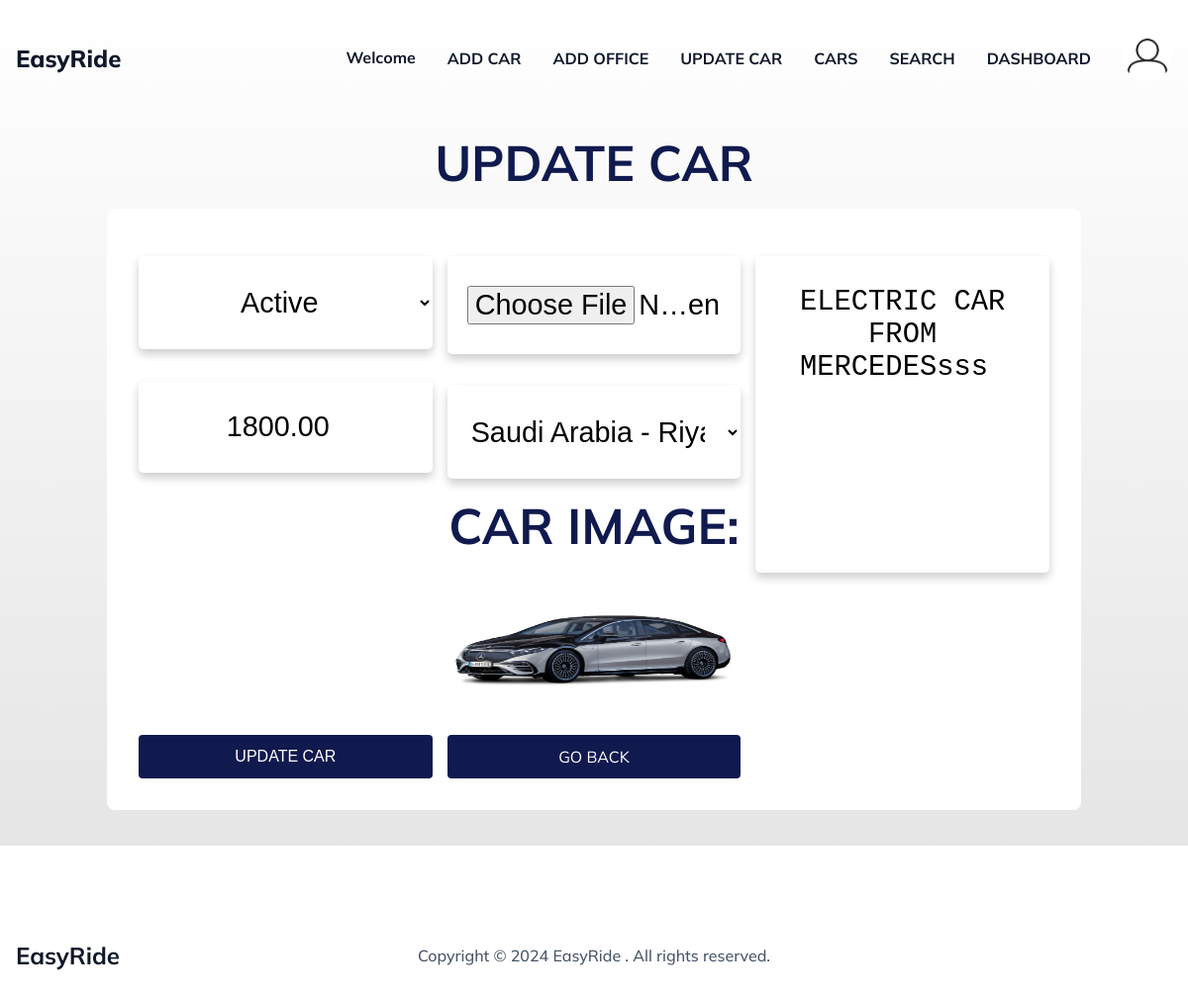
/admin_update_car.php?update=AAA 1234, run on the app's committed database.
### tables this page shows
CREATE TABLE `car` (
  `Year` int(11) NOT NULL,
  `Status` enum('Active','Out of Service','Rented') NOT NULL DEFAULT 'Active',
  `Car_Modle` varchar(150) NOT NULL,
  `Car_plate` varchar(20) NOT NULL,
  `Car_type` enum('SUV','Sport','Sedan','Electric') NOT NULL,
  `Car_price` decimal(10,2) NOT NULL,
  `Car_detals` text NOT NULL,
  `Car_office` int(11) NOT NULL,
  `Car_image` varchar(255) NOT NULL
);

### admin_update_car.php (the view, shortened to what this page needs)
<?php
include "connection.php";
$conn = new mysqli($servername, $username, $password, $dbname);
$officesQuery = "SELECT OfficeID, Location FROM Offices";
$officesResult = $conn->query($officesQuery);
?>
<!DOCTYPE html>
<html lang="en">
  <head>
    <link
      href="https://cdn.jsdelivr.net/npm/remixicon@4.3.0/fonts/remixicon.css"
      rel="stylesheet"
    />
    <link rel="stylesheet" href="styles.css" />
  </head>
  <body>
    <header>
    <nav>
        <div class="nav__header">
          <div class="nav__logo">
            <a href="#">EasyRide</a>
          </div>
        </div>
        <ul class="nav__links" id="nav-links">
        <a> Welcome <?php echo $_SESSION['admin_name']; ?></a>
        <li><a href="admin_addcar.php#add_Car">ADD CAR</a></li>
          <li><a href="admin_addcar.php#addOffice">ADD OFFICE</a></li>
          <li><a href="admin_addcar.php#Update_Car">UPDATE CAR</a></li>
          <li><a href="admin_addcar.php#Update_Car">CARS</a></li>
          <li><a href="admin.php">SEARCH</a></li>
          <li><a href="admindash.php">DASHBOARD</a></li>
        </ul>
        <ul>
          <div class="profile" onclick="toggleDropdown()">
              <img src="imges\profile.png" alt="User  Photo">
          </div>
        </ul>
      </nav>
 <div class="container">
 <section class="add-products" >
    <h1 class="heading">UPDATE CAR</h1>
    <?php
      $car_plate = $_GET['update'];
      $select_products = $conn->prepare("SELECT * FROM `car` WHERE Car_plate = ?");
      $select_products->bind_param("s", $car_plate);
      $select_products->execute();
      $result = $select_products->get_result();
      if($result->num_rows > 0){
         while($fetch_products = $result->fetch_assoc()){
   ?>
    <form action="" method="POST" enctype="multipart/form-data">
    <div class="box-container">
        <div class="inputBox">
            <select name="Status" id="Status" class="box" required>
            <option value="<?= $fetch_products['Status']; ?>" selected disabled><?= $fetch_products['Status']; ?> <option>
            </select>
            <input type="number" min="0" name="price" id="price" class="box" required placeholder="RENTING PRICE" value="<?= $fetch_products['Car_price']; ?>">
        </div>
        <div class="inputBox">
            <input type="file" value="<?= $fetch_products['Car_image']; ?>" name="image" id="image" class="box" accept="image/jpg, image/jpeg, image/png" >
            <select name="office" id="office" class="box" required>
                <?php
              if ($officesResult->num_rows > 0) {
               while ($office = $officesResult->fetch_assoc()) {
                $selected = ($fetch_products['Car_office'] == $office['OfficeID']) ? "selected" : "";
                      echo "<option value='" . $office['OfficeID'] . "' $selected>" . $office['Location'] . "</option>";
              }
}
?>
            </select>
            <div id="imageContainer" style="display: <?= $fetch_products['Car_image'] ? 'block' : 'none'; ?>;">
                <h3 class="heading">CAR IMAGE:</h3>
                <img id="imagePreview" src="uploads/<?= $fetch_products['Car_image']; ?>" alt="" width="150" height="150" >
            </div>
        </div>
        <div>
            <textarea name="details" id="details" class="box" required placeholder="UPDATE CAR DETAILS" cols="20" rows="5"><?= $fetch_products['Car_detals']; ?></textarea>
        </div>
        <input type="submit" class="btn" value="UPDATE CAR" name="update_car">
        <a href="admin_addcar.php" class="btn">GO BACK</a>
    </div>
              </form>
              <?php
         }
      }else{
         echo '<p class="heading">No Products Found!</p>';
      }
   ?>
              </section>
  </header>
  <footer>
      <div class="section__container footer__bar">
        <h4>EasyRide</h4>
        <p>Copyright © 2024 EasyRide . All rights reserved.</p>
      </div>
    </footer>
  </body>
</html>

### styles.css (style rules this page uses)
:root { --primary-color: #101a4e; --text-dark: #0f172a; --text-light: #475569; --extra-light: #f2f2f2; --white: #ffffff; --max-width: 1200px; --gradient: linear-gradient(to bottom, #6b8ce8, #101a4e); }
* { padding: 0; margin: 0; box-sizing: border-box; }
.section__container { max-width: var(--max-width); margin: auto; padding: 5rem 1rem; }
.btn { padding: 0.75rem 1.5rem; outline: none; border: none; font-size: 1rem; color: var(--white); background-color: #101a4e; white-space: nowrap; border-radius: 4px; transition: 0.3s; cursor: pointer; }
img { display: flex; width: 100%; }
a { text-decoration: none; transition: 0.3s; }
ul { list-style: none; }
html, body { scroll-behavior: smooth; }
body { font-family: "Mulish", sans-serif; }
header { position: relative; }
header::before { position: absolute; content: ""; top: 0; left: 0; width: 100%; height: 100%; background: linear-gradient(to bottom, rgba(0, 0, 0, 0), rgba(0, 0, 0, 0.1)); z-index: -1; }
nav { position: fixed; isolation: isolate; width: 100%; z-index: 9; }
body, html { margin: 0; padding: 0; height: 100%; }
.profile { position: relative; display: inline-block; cursor: pointer; }
.profile img { width: 50px; height: 50px; border-radius: 50%; }
.nav__header { padding: 1rem; width: 100%; display: flex; align-items: center; justify-content: space-between; background-color: var(--primary-color); }
.nav__logo a { font-size: 1.5rem; font-weight: 700; color: var(--white); }
.nav__links { position: absolute; top: 100%; left: 0; width: 100%; padding: 2rem; display: flex; align-items: center; justify-content: center; flex-direction: column; gap: 2rem; background-color: var(--primary-color); transition: 0.5s; z-index: -1; transform: translateY(-100%); }
.nav__links a { font-weight: 700; color: var(--white); }
.footer__bar { padding-block: 2rem; display: flex; align-items: center; justify-content: space-between; flex-direction: column; gap: 1rem; flex-wrap: wrap; }
.footer__bar h4 { font-size: 1.5rem; font-weight: 700; color: var(--text-dark); }
.footer__bar p { font-weight: 500; color: var(--text-light); text-align: center; }
@media (width > 768px) { header::before { height: calc(100% - 4rem); } }
@media (width > 768px) { nav { position: static; padding-block: 2rem; padding-inline: 1rem; max-width: var(--max-width); margin-inline: auto; display: flex; align-items: center; justify-content: space-between; gap: 2rem; } }
@media (width > 768px) { .nav__header { flex: 1; padding: 0; background-color: transparent; } }
@media (width > 768px) { .nav__logo a { font-weight: 800; color: var(--text-dark); } }
@media (width > 768px) { .nav__links { position: static; padding: 0; width: fit-content; flex-direction: row; background-color: transparent; transform: none; } }
@media (width > 768px) { .nav__links a { padding-block: 5px; color: var(--text-dark); border-bottom: 2px solid transparent; } }
@media (width > 768px) { .footer__bar { flex-direction: row; } }
@media (width > 768px) { .footer__bar :is(h4, .footer__socials) { flex: 1; } }
.container { padding:15px 9%; padding-bottom: 100px; }
.container .heading { text-align: center; padding-bottom: 15px; color:var(--primary-color); font-size: 50px; }
.container .box-container { display: grid; grid-template-columns: repeat(auto-fit, minmax(270px, 1fr)); gap:15px; }
.container .box-container .box { box-shadow: 0 5px 10px rgba(0,0,0,.2); border-radius: 5px; background: #fff; text-align: center; padding:30px 20px; }
.add-products form { border: #000000; max-width: 70rem; padding:2rem; margin:0 auto; text-align: center; border:var(--border); box-shadow: var(--box-shadow); background-color: var(--white); border-radius: .5rem; }
.add-products form .box { width: 100%; margin:1rem 0; padding:1.2rem 1.4rem; font-size: 1.8rem; color:var(--black); border-radius: .5rem; background-color: var(--light-bg); border:var(--border); }
.add-products form textarea { height: 20rem; resize: none; }

### data on the page
car: Status "Active", price "1800.00", Car_image (picture), details "ELECTRIC CAR FROM MERCEDESsss"

### other printed values
form field office "Saudi Arabia - Riyadh"
